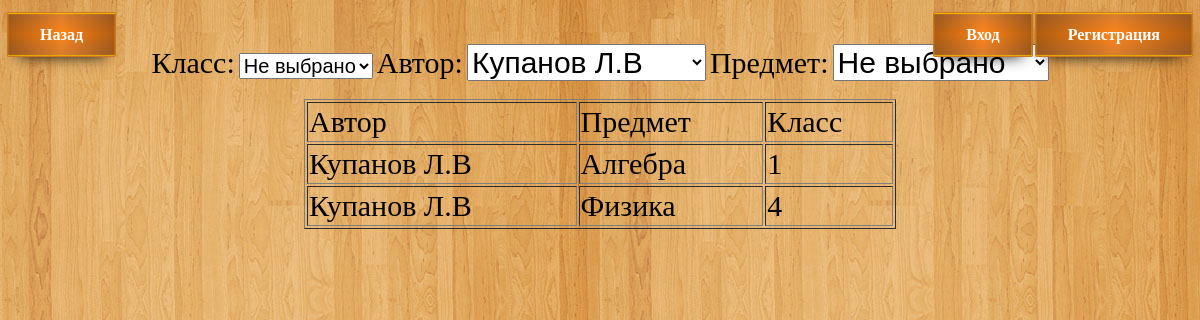
/all_books.php?author_id=1, run on an earlier commit of the app's database.
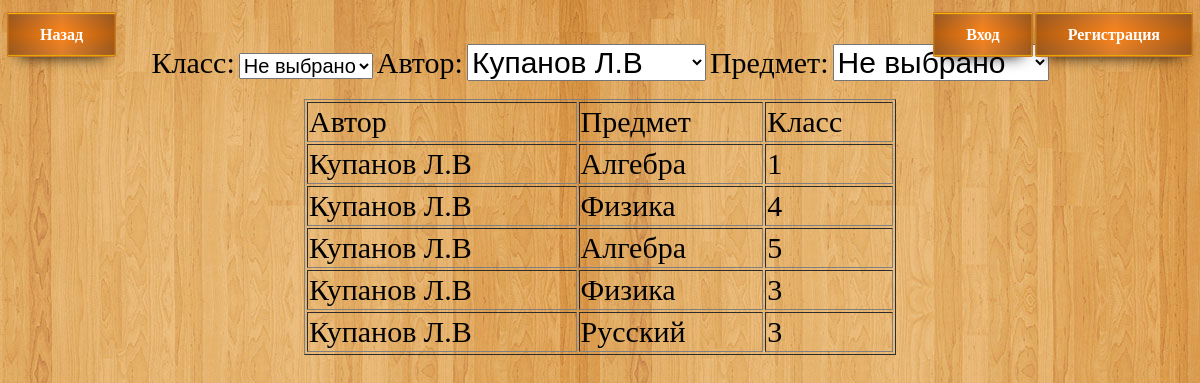
And on a later commit of the database.
### tables this page shows
CREATE TABLE IF NOT EXISTS `books` (
  `id` int(11) NOT NULL AUTO_INCREMENT,
  `author_id` int(11) NOT NULL,
  `subject_id` int(11) NOT NULL,
  `class_num` int(11) NOT NULL,
  `date` date NOT NULL,
  `info` varchar(255) NOT NULL,
  PRIMARY KEY (`id`),
  UNIQUE KEY `id` (`id`),
  UNIQUE KEY `id_3` (`id`),
  UNIQUE KEY `id_4` (`id`),
  UNIQUE KEY `id_5` (`id`),
  UNIQUE KEY `id_6` (`id`),
  UNIQUE KEY `id_7` (`id`),
  UNIQUE KEY `id_8` (`id`),
  UNIQUE KEY `id_9` (`id`),
  UNIQUE KEY `id_10` (`id`),
  KEY `id_2` (`id`),
  KEY `id_11` (`id`)
);

CREATE TABLE IF NOT EXISTS `authors` (
  `id` int(11) NOT NULL AUTO_INCREMENT,
  `name` varchar(255) NOT NULL,
  PRIMARY KEY (`id`)
);

CREATE TABLE IF NOT EXISTS `subjects` (
  `id` int(11) NOT NULL AUTO_INCREMENT,
  `name` varchar(255) NOT NULL,
  PRIMARY KEY (`id`)
);

### base.php (called while the page is built, shortened)
<?php
	$host = 'localhost';
	$user = 'root';
	$password = '';
	$db_name = 'lib_444';
	$link = mysqli_connect($host, $user, $password, $db_name);
	function get_subject($id){
		global $link;
		$sql = "SELECT * FROM subjects WHERE id='$id'";
		$result = $link->query($sql);
		if ($result->num_rows > 0) {
			while($row = $result->fetch_assoc()) {
				return $row["name"];
			}
		}
		return false;
	}
	function get_author($id){
		global $link;
		$sql = "SELECT * FROM authors WHERE id='$id'";
		$result = $link->query($sql);
		if ($result->num_rows > 0) {
			while($row = $result->fetch_assoc()) {
				return $row["name"];
			}
		}
		return false;
	}
	function all_authors(){
		global $link;
		$sql = "SELECT * FROM authors";
		$result = $link->query($sql);
		$arr = array();
		if ($result->num_rows > 0) {
			while($row = $result->fetch_assoc()) {
				$arr[] = array("author_id" => $row["id"], "name" => $row["name"]);
			}
		}
		return $arr;
	}
	function all_books($params){
		global $link;
		$sql = "SELECT * FROM books " . $params;
		$result = $link->query($sql);
		$arr = array();
		if ($result->num_rows > 0) {
			while($row = $result->fetch_assoc()) {
				$arr[] = array("id" => $row["id"], "author_id" => $row["author_id"], "subject_id" => $row["subject_id"], "class_num" => $row["class_num"], "info" => $row["info"]);
			}
		}
		return $arr;
	}
?>

### all_books.php (the view, shortened to what this page needs)
<?php
	require_once "base.php";
	$status = true;
	if($_SESSION["my_name"] == "") $status = false;
?>
<html>
	<head>
		<link rel="stylesheet" href="style.css">
	</head>
	<body><br/>
		<div>
			<div style="float:left;">
				<a class=button href="index.php">Назад</a>
			</div>
			<div style="float:right;">
				<?php
					if($_SESSION["my_login"] == "") echo
					'<div>
					<a class=button href="login.php">Вход</a>
					<a class=button href="registration.php">Регистрация</a>
					</div>';
					else echo
					'<div>
					<a class=button href="profile.php">' . $_SESSION["my_login"] . '</a>
					<a class=button href="logout.php">Выход</a>
					</div>';
				?>
			</div>
		</div>
		<div align="center">
			<label style="font-size: 30px">Класс:</label>
			<select id="class_num" onchange=reload('') style="font-size: 20px">
				<option value="0">Не выбрано</option><option value="1">1</option><option value="2">2</option><option value="3">3</option><option value="4">4</option><option value="5">5</option>
			</select>
			<label style="font-size: 30px">Автор:</label>
			<select id="author_id" onchange=reload('') style="font-size: 30px">
				<?php
					$all_authors = all_authors();
					foreach($all_authors as $row){
						echo "<option value=" . $row['author_id'] .">" . $row['name'] . "</option>";
					}
				?>
			</select>
			<label style="font-size: 30px">Предмет:</label>
			<select id="subject_id" onchange=reload('') style="font-size: 30px">
				<option value="0">Не выбрано</option>
			</select>
		</div></br>
		<table border="1" align="center" width=50%>
			<?php
				$args = array($_GET["author_id"], $_GET["subject_id"], $_GET["class_num"]);
				$info = "";
				$all_info = array();
				if($args != array("", "", "")) $info = "WHERE ";
				if($args[0] != ""){
					array_push($all_info, "author_id=" . $args[0]);
				}
				$info .= implode(" AND ", $all_info);
				if(!$status){
					echo "<tr height=40px><td style='font-size:30px;'><p onclick=reload('author_id')>Автор</p></td><td style='font-size:30px;'><p onclick=reload('subject_id')>Предмет</p></td><td style='font-size:30px;'><p onclick=reload('class_num')>Класс</p></td></tr>";
					$all_books = all_books($info);
					if($all_books){
						foreach($all_books as $row){
							echo "<tr height=40px>";
							$author = get_author($row["author_id"]);
							$subject = get_subject($row["subject_id"]);
							$class = $row["class_num"];
							echo "<td style='font-size:30px;'>$author</td><td style='font-size:30px;'>$subject</td><td style='font-size:30px;'>$class</td>";
							echo "</tr>";
						}
					}
				}
			?>
		</table>
	</body>
</html>

What changed in the data, as far as the page shows it:
added books: author.name "Купанов Л.В", subject.name "Алгебра", class_num "5"
added books: author.name "Купанов Л.В", subject.name "Физика", class_num "3"
added books: author.name "Купанов Л.В", subject.name "Русский", class_num "3"
